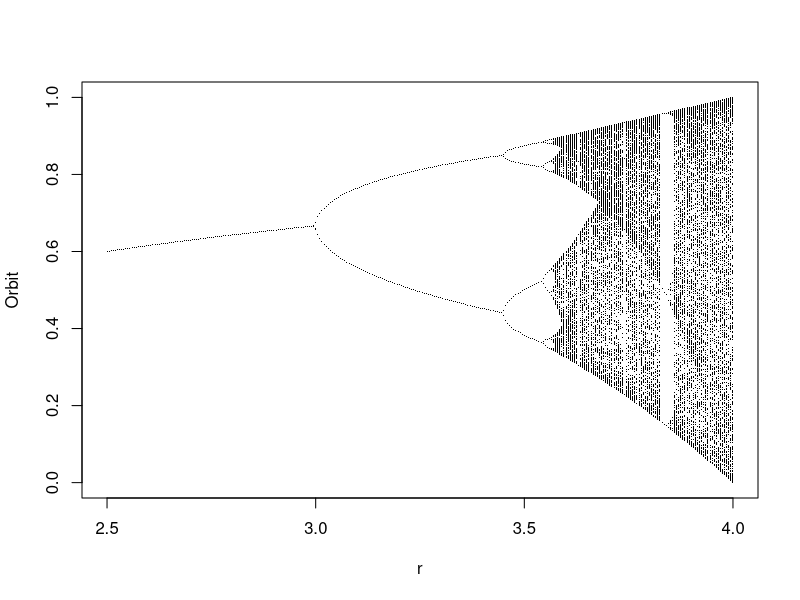

Reproduce this figure in R.
logistic.map <- function(r, x, N, M){
  ## r: bifurcation parameter
  ## x: initial value
  ## N: Number of iteration
  ## M: Number of iteration points to be returned
  z <- 1:N
  z[1] <- x
  for(i in c(1:(N-1))){
    z[i+1] <- r *z[i]  * (1 - z[i])
  }
  ## Return the last M iterations
  z[c((N-M):N)]
}

## Set scanning range for bifurcation parameter r
M=300
my.r <- seq(2.5, 4, by=0.005)
system.time(Orbit <- sapply(my.r, logistic.map,  x=0.001, N=1000, M=M))
##   user  system elapsed (on a 2.4GHz Core2Duo)
##  1.834   0.011   1.840

Orbit <- as.vector(Orbit)
r <- sort(rep(my.r, (M+1)))

plot(Orbit ~ r, pch=".")
